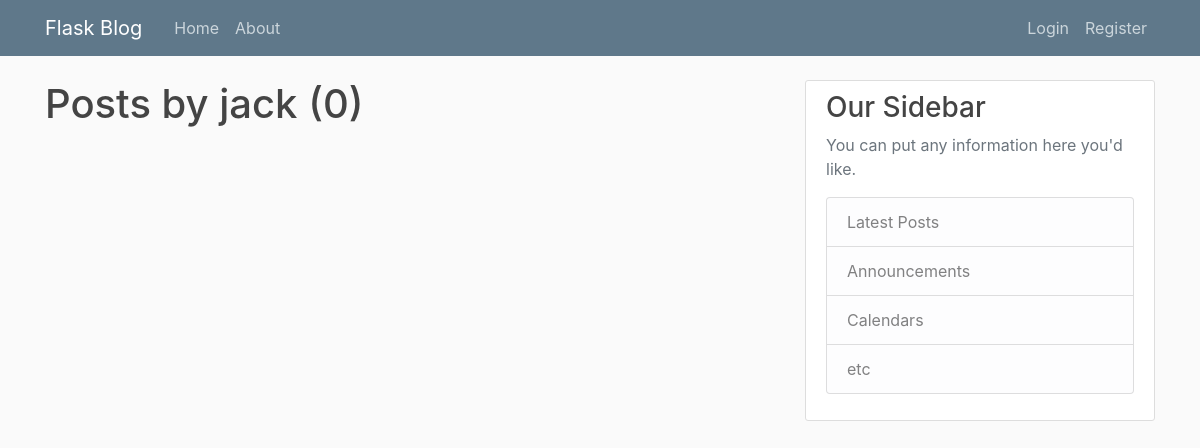
/user/jack, run on an earlier commit of the app's database.
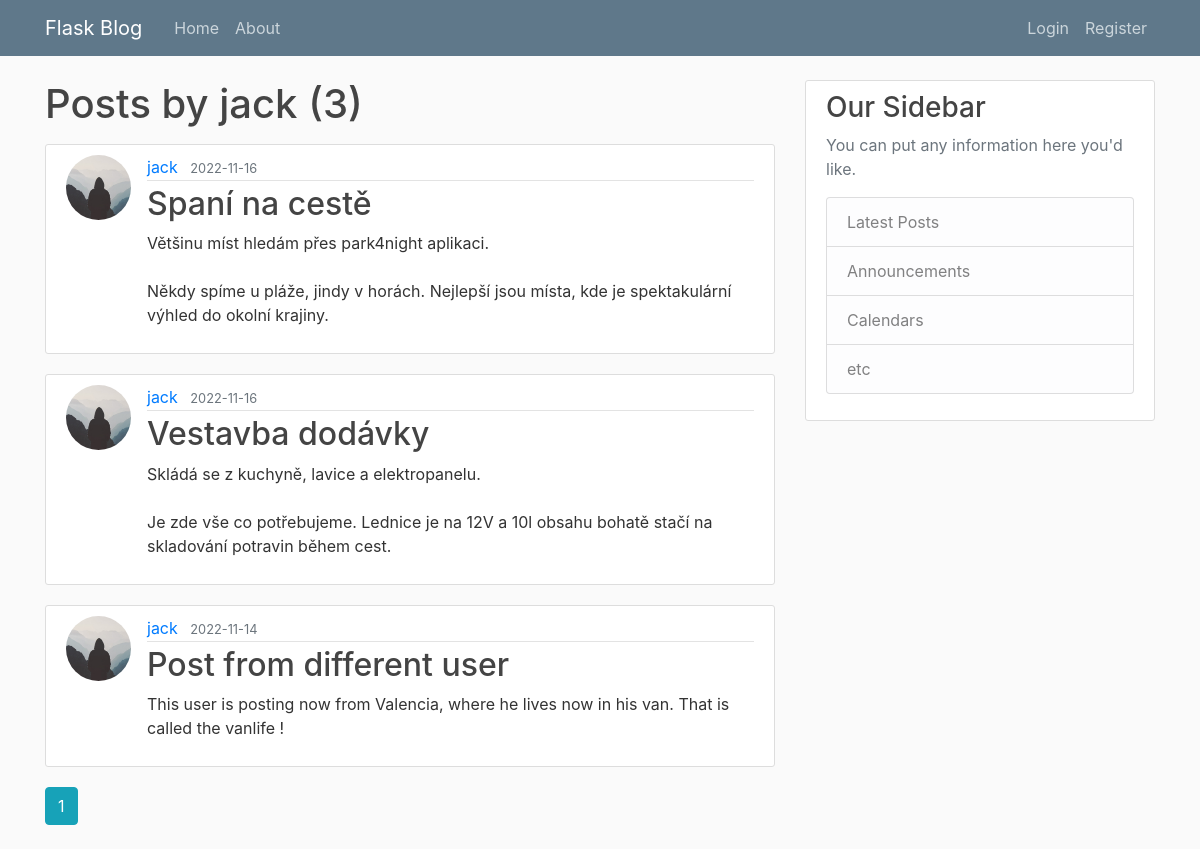
And on a later commit of the database.
### travelblog/models.py (models this page shows, shortened)
class User(db.Model, UserMixin):
    id = db.Column(db.Integer, primary_key=True)
    username = db.Column(db.String(20), unique=True, nullable = False)
    email = db.Column(db.String(120), unique=True, nullable = False)
    image_file = db.Column(db.String(20), nullable = False, default ='default.jpg')
    password = db.Column(db.String(60), nullable = False)
    posts = db.relationship('Post', backref='author', lazy=True)

class Post(db.Model):
    id = db.Column(db.Integer, primary_key=True)
    title = db.Column(db.String(100), nullable = False)
    date_posted = db.Column(db.DateTime, nullable = False, default = datetime.utcnow)
    content = db.Column(db.Text, nullable = False)
    user_id = db.Column(db.Integer, db.ForeignKey('user.id'), nullable = False)

### travelblog/users/routes.py (the view)
@users.route("/user/<string:username>")
def user_posts(username):
    page = request.args.get('page', 1, type=int)
    user = User.query.filter_by(username=username).first_or_404()
    posts = Post.query.filter_by(author=user)\
        .order_by(Post.date_posted.desc())\
        .paginate(page=page, per_page=3)
    return render_template ('user_posts.html', posts = posts, user=user)

### travelblog/templates/user_posts.html
{% extends "layout.html" %}
{% block content %}
<h1 class="mb-3">Posts by {{ user.username }} ({{posts.total}})</h1>
	{% for post in posts.items %}
		<article class="media content-section">
			<img class="rounded-circle article-img" src="{{ url_for('static', filename='profile_pics/' + post.author.image_file) }}">
		  <div class="media-body">
		    <div class="article-metadata">
		      <a class="mr-2" href="{{ url_for('users.user_posts', username=post.author.username) }}">{{ post.author.username }}</a>
		      <small class="text-muted">{{ post.date_posted.strftime('%Y-%m-%d') }}</small>
		    </div>
		    <h2><a class="article-title" href="{{ url_for('posts.post', post_id = post.id) }}">{{ post.title }}</a></h2>
		    <p class="article-content">{{ post.content }}</p>
		  </div>
		</article>
	{% endfor %}
	{% for page_num in posts.iter_pages(left_edge=1, right_edge=1, left_current=1, right_current=2) %}
		{% if page_num %}
			{% if posts.page == page_num %}
				<a class="btn btn-info mb-4" href="{{ url_for('users.user_posts', username=user.username, page=page_num) }}">{{page_num}}</a>
			{% else %}
				<a class="btn btn-outline-info mb-4" href="{{ url_for('users.user_posts', username=user.username, page=page_num) }}">{{page_num}}</a>
			{% endif %}
		{% else %}
			...
		{% endif %}
	{% endfor %}
{% endblock content %}

### travelblog/templates/layout.html (shortened to what this page needs)
<!DOCTYPE html>
<html>
<head>
    <link rel="stylesheet" href="https://cdn.jsdelivr.net/npm/bootstrap@4.3.1/dist/css/bootstrap.min.css">
    <link rel="stylesheet" type = "text/css" href= "{{ url_for('static', filename= 'main.css') }}">
</head>
<body>
	<header class="site-header">
	  <nav class="navbar navbar-expand-md navbar-dark bg-steel fixed-top">
	    <div class="container">
	      <a class="navbar-brand mr-4" href="/">Flask Blog</a>
	      <div class="collapse navbar-collapse" id="navbarToggle">
	        <div class="navbar-nav mr-auto">
	          <a class="nav-item nav-link" href="{{ url_for ('main.home') }}">Home</a>
	          <a class="nav-item nav-link" href="{{ url_for ('main.about') }}">About</a>
	        </div>
	        <div class="navbar-nav">
	        	{% if current_user.is_authenticated %}
	        		<a class="nav-item nav-link" href="{{ url_for ('posts.new_post') }}">New Post</a>
	        		<a class="nav-item nav-link" href="{{ url_for ('users.account') }}">Account</a>
	        		<a class="nav-item nav-link" href="{{ url_for ('users.logout') }}">Logout</a>
	        	{% else %}
	          <a class="nav-item nav-link" href="{{ url_for ('users.login') }}">Login</a>
	          <a class="nav-item nav-link" href="{{ url_for ('users.register') }}">Register</a>
	          {% endif %}
	        </div>
	      </div>
	    </div>
	  </nav>
	</header>
	<main role="main" class="container">
	  <div class="row">
	    <div class="col-md-8">
	    	{% block content %}{% endblock %}
	    </div>
	    <div class="col-md-4">
	      <div class="content-section">
	        <h3>Our Sidebar</h3>
	        <p class='text-muted'>You can put any information here you'd like.
	          <ul class="list-group">
	            <li class="list-group-item list-group-item-light">Latest Posts</li>
	            <li class="list-group-item list-group-item-light">Announcements</li>
	            <li class="list-group-item list-group-item-light">Calendars</li>
	            <li class="list-group-item list-group-item-light">etc</li>
	          </ul>
	        </p>
	      </div>
	    </div>
	  </div>
	</main>
</body>
</html>

### travelblog/static/main.css (style rules this page uses)
body { background: #fafafa; color: #333333; margin-top: 5rem; }
h1, h2, h3, h4, h5, h6 { color: #444444; }
.bg-steel { background-color: #5f788a; }
.site-header .navbar-nav .nav-link { color: #cbd5db; }
.content-section { background: #ffffff; padding: 10px 20px; border: 1px solid #dddddd; border-radius: 3px; margin-bottom: 20px; }
.article-title { color: #444444; }
.article-content { white-space: pre-line; }
.article-img { height: 65px; width: 65px; margin-right: 16px; }
.article-metadata { padding-bottom: 1px; margin-bottom: 4px; border-bottom: 1px solid #e3e3e3 }

What changed in the data, as far as the page shows it:
added Post: image_file (placeholder picture), author.username "jack", date_posted "2022-11-16", title "Spaní na cestě", content "Většinu míst hledám přes park4night aplikaci. Někdy spíme u pláže, jindy v horách. Nejlepší jsou místa, kde je spektakulární výhled do okolní krajiny."
added Post: image_file (placeholder picture), author.username "jack", date_posted "2022-11-16", title "Vestavba dodávky", content "Skládá se z kuchyně, lavice a elektropanelu. Je zde vše co potřebujeme. Lednice je na 12V a 10l obsahu bohatě stačí na skladování potravin během cest."
added Post: image_file (placeholder picture), author.username "jack", date_posted "2022-11-14", title "Post from different user", content "This user is posting now from Valencia, where he lives now in his van. That is called the vanlife !"
Also different on the page:
{{ posts.total }}: "0" → "3"
new list line: "1"
